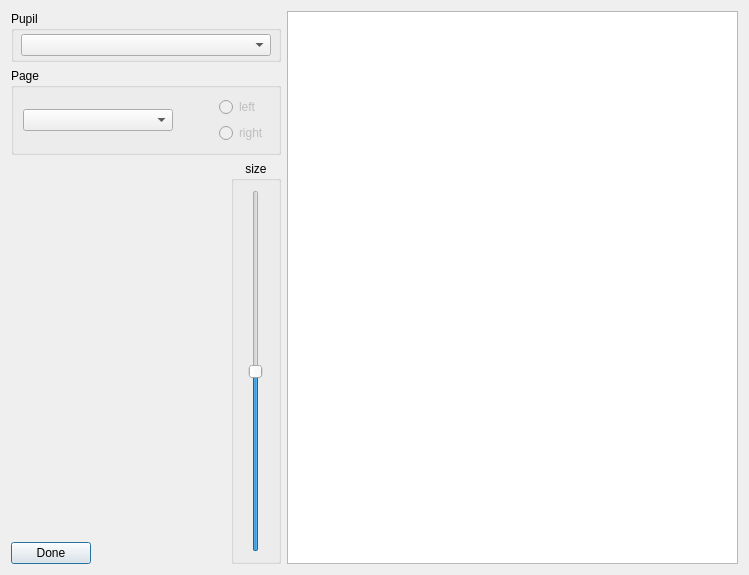
<ui version="4.0" >
 <class>Dialog</class>
 <widget class="QDialog" name="Dialog" >
  <property name="geometry" >
   <rect>
    <x>0</x>
    <y>0</y>
    <width>749</width>
    <height>575</height>
   </rect>
  </property>
  <property name="windowTitle" >
   <string>Print preview</string>
  </property>
  <layout class="QHBoxLayout" >
   <item>
    <layout class="QVBoxLayout" >
     <item>
      <widget class="QGroupBox" name="groupBox_pupil" >
       <property name="title" >
        <string>Pupil</string>
       </property>
       <layout class="QHBoxLayout" >
        <property name="spacing" >
         <number>3</number>
        </property>
        <property name="leftMargin" >
         <number>3</number>
        </property>
        <property name="topMargin" >
         <number>3</number>
        </property>
        <property name="rightMargin" >
         <number>3</number>
        </property>
        <property name="bottomMargin" >
         <number>3</number>
        </property>
        <item>
         <widget class="QComboBox" name="comboBox_pupil" >
          <property name="windowModality" >
           <enum>Qt::WindowModal</enum>
          </property>
          <property name="sizePolicy" >
           <sizepolicy vsizetype="Fixed" hsizetype="Fixed" >
            <horstretch>0</horstretch>
            <verstretch>0</verstretch>
           </sizepolicy>
          </property>
          <property name="minimumSize" >
           <size>
            <width>250</width>
            <height>0</height>
           </size>
          </property>
         </widget>
        </item>
       </layout>
      </widget>
     </item>
     <item>
      <widget class="QGroupBox" name="groupBox_page" >
       <property name="title" >
        <string>Page</string>
       </property>
       <layout class="QHBoxLayout" >
        <item>
         <widget class="QComboBox" name="comboBox_page" >
          <property name="sizePolicy" >
           <sizepolicy vsizetype="Fixed" hsizetype="Fixed" >
            <horstretch>0</horstretch>
            <verstretch>0</verstretch>
           </sizepolicy>
          </property>
          <property name="minimumSize" >
           <size>
            <width>150</width>
            <height>0</height>
           </size>
          </property>
         </widget>
        </item>
        <item>
         <spacer>
          <property name="orientation" >
           <enum>Qt::Horizontal</enum>
          </property>
          <property name="sizeHint" >
           <size>
            <width>40</width>
            <height>20</height>
           </size>
          </property>
         </spacer>
        </item>
        <item>
         <layout class="QVBoxLayout" >
          <item>
           <widget class="QRadioButton" name="radioButton_l" >
            <property name="enabled" >
             <bool>false</bool>
            </property>
            <property name="text" >
             <string>left</string>
            </property>
           </widget>
          </item>
          <item>
           <widget class="QRadioButton" name="radioButton_r" >
            <property name="enabled" >
             <bool>false</bool>
            </property>
            <property name="text" >
             <string>right</string>
            </property>
           </widget>
          </item>
         </layout>
        </item>
       </layout>
      </widget>
     </item>
     <item>
      <layout class="QHBoxLayout" >
       <item>
        <layout class="QVBoxLayout" >
         <item>
          <spacer>
           <property name="orientation" >
            <enum>Qt::Vertical</enum>
           </property>
           <property name="sizeHint" >
            <size>
             <width>20</width>
             <height>40</height>
            </size>
           </property>
          </spacer>
         </item>
         <item>
          <widget class="QPushButton" name="pushButton" >
           <property name="text" >
            <string>Done</string>
           </property>
           <property name="icon" >
            <iconset>icons/quit.png</iconset>
           </property>
          </widget>
         </item>
        </layout>
       </item>
       <item>
        <spacer>
         <property name="orientation" >
          <enum>Qt::Horizontal</enum>
         </property>
         <property name="sizeHint" >
          <size>
           <width>40</width>
           <height>20</height>
          </size>
         </property>
        </spacer>
       </item>
       <item>
        <widget class="QGroupBox" name="groupBox_size" >
         <property name="title" >
          <string>size</string>
         </property>
         <property name="alignment" >
          <set>Qt::AlignHCenter|Qt::AlignTop</set>
         </property>
         <layout class="QHBoxLayout" >
          <item>
           <widget class="QSlider" name="sizeSlider" >
            <property name="sizePolicy" >
             <sizepolicy vsizetype="MinimumExpanding" hsizetype="Fixed" >
              <horstretch>0</horstretch>
              <verstretch>0</verstretch>
             </sizepolicy>
            </property>
            <property name="maximum" >
             <number>20</number>
            </property>
            <property name="pageStep" >
             <number>1</number>
            </property>
            <property name="sliderPosition" >
             <number>10</number>
            </property>
            <property name="orientation" >
             <enum>Qt::Vertical</enum>
            </property>
           </widget>
          </item>
         </layout>
        </widget>
       </item>
      </layout>
     </item>
    </layout>
   </item>
   <item>
    <widget class="QGraphicsView" name="graphicsView" >
     <property name="sizePolicy" >
      <sizepolicy vsizetype="Expanding" hsizetype="Expanding" >
       <horstretch>1</horstretch>
       <verstretch>0</verstretch>
      </sizepolicy>
     </property>
    </widget>
   </item>
  </layout>
 </widget>
 <resources/>
 <connections/>
</ui>
